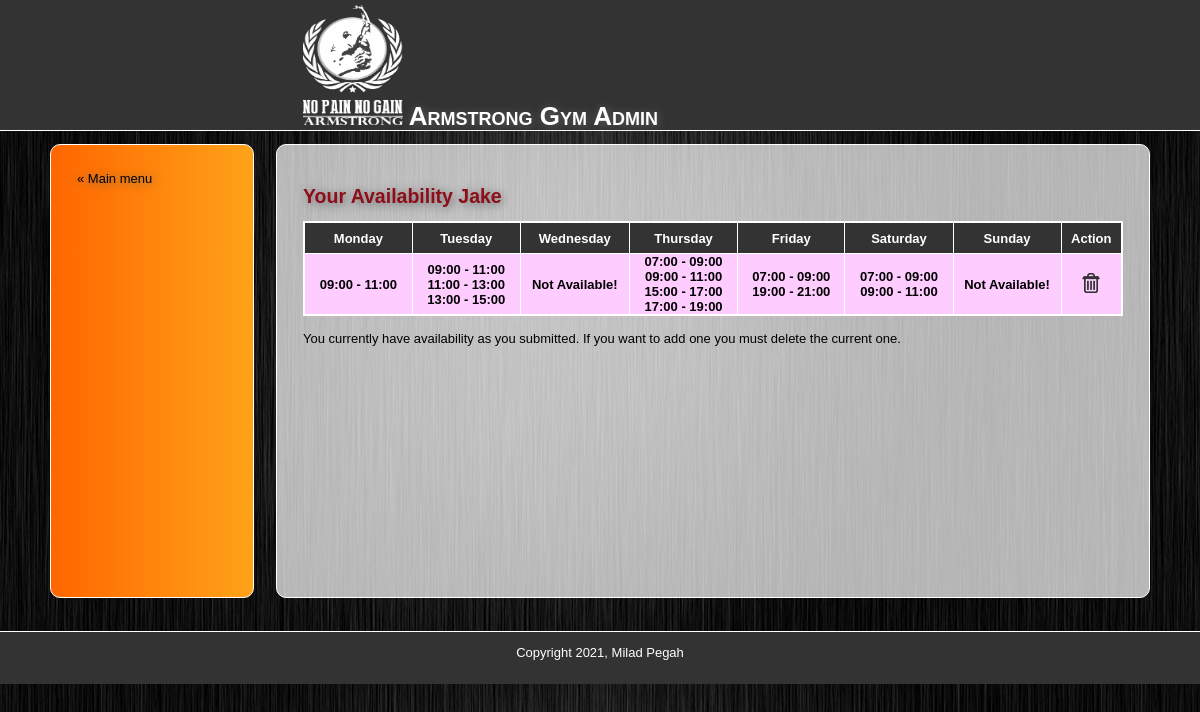
/timetable.php (signed in), run on the app's committed database.
### tables this page shows
CREATE TABLE `availability` (
  `id` int NOT NULL AUTO_INCREMENT,
  `admin_id` int NOT NULL,
  `monday` varchar(255) DEFAULT NULL,
  `tuesday` varchar(255) DEFAULT NULL,
  `wednesday` varchar(255) DEFAULT NULL,
  `thursday` varchar(255) DEFAULT NULL,
  `friday` varchar(255) DEFAULT NULL,
  `saturday` varchar(255) DEFAULT NULL,
  `sunday` varchar(255) DEFAULT NULL,
  PRIMARY KEY (`id`),
  UNIQUE KEY `admin_id` (`admin_id`) USING BTREE,
  CONSTRAINT `availability_ibfk_1` FOREIGN KEY (`admin_id`) REFERENCES `admins` (`id`) ON DELETE CASCADE ON UPDATE CASCADE
);

### includes/functions.php (called while the page is built, shortened)
<?php
function find_timetable_for_trainer($admin) {
	global $connection;
	$query = "SELECT * ";
	$query .= "FROM availability ";
	$query .= "WHERE admin_id = {$admin}";
	$admin_set = mysqli_query($connection, $query);
	return $admin_set;
}

### public/timetable.php (the view, shortened to what this page needs)
<?php require_once("../includes/db_connection.php"); ?>
<?php require_once("../includes/functions.php"); ?>
<?php
  $admin = $_SESSION["admin_id"];
  $admin_set = find_timetable_for_trainer($admin);
?>
<?php include("../includes/layouts/header.php"); ?>
<div id="main">
    <div id="navigation">
        <a href="trainer.php">&laquo; Main menu</a>
    </div>
    <div id="page">
        <h2>Your Availability <?php echo ucfirst(htmlentities($_SESSION["username"])); ?></h2>
        <?php $timetable = mysqli_fetch_assoc($admin_set); ?>
        <?php if (empty($timetable["admin_id"])) { ?>
              <p style="font-weight: bold;">You do not have availability. Please add one by clicking on the button below.</p><br />
              <button type="submit" value="+ Add Availability" onclick="window.location.href = 'new_timetable.php?id=<?php echo urlencode($admin); ?>'" >+ Add Availability</button>
          <?php } else { ?>
              <table style="width: 100%;">
                  <tr>
                      <th style="width: 100px; height: 20px;">Monday</th>
                      <th style="width: 100px; height: 20px;">Tuesday</th>
                      <th style="width: 100px; height: 20px;">Wednesday</th>
                      <th style="width: 100px; height: 20px;">Thursday</th>
                      <th style="width: 100px; height: 20px;">Friday</th>
                      <th style="width: 100px; height: 20px;">Saturday</th>
                      <th style="width: 100px; height: 20px;">Sunday</th>
                      <th style="width: 50px; height: 20px;">Action</th>
                  </tr>
                  <?php if ($timetable) { ?>
                      <tr>
                          <td class="centered"><?php echo ($timetable["monday"]); ?></td>
                          <td class="centered"><?php echo ($timetable["tuesday"]); ?></td>
                          <td class="centered"><?php echo ($timetable["wednesday"]); ?></td>
                          <td class="centered"><?php echo ($timetable["thursday"]); ?></td>
                          <td class="centered"><?php echo ($timetable["friday"]); ?></td>
                          <td class="centered"><?php echo ($timetable["saturday"]); ?></td>
                          <td class="centered"><?php echo ($timetable["sunday"]); ?></td>
                      <?php } ?>
                      <th style="background: rgba(255,255,255,0);">
                          <a class="link" href="delete_timetable.php?id=<?php echo urlencode($timetable["id"]); ?>" onclick="return confirm('Are you sure you want to delete?');"><img class="e_d_img" src="images/Delete-icon.png" alt="Delete"/>
                          </a>
                      </th>
                  </tr>
              </table>
              <br>
              <p>You currently have availability as you submitted. If you want to add one you must delete the current one.</p>
          <?php } ?>
    </div>
</div>
<?php include("../includes/layouts/footer.php"); ?>

### public/stylesheets/public.css (style rules this page uses)
* { margin: 0; padding: 0; }
body { font-family: "Century Gothic", Tahoma, Helvetica, Arial, sans-serif; background-image: url(../images/gym.jpg); width: 100%; height: 100%; font-size: 13px; line-height: 15px; margin: 0 auto; min-width: 900px; }
img { border: none; }
a { color: #8D0D19; text-shadow: 1px 1px 10px #666; }
#main { min-height: 500px; width: 1100px; margin: auto; }
#navigation { min-height: 400px; float: left; margin: 1em 0; padding: 2em; width: 150px; font-family: "Century Gothic", Tahoma, Helvetica, Arial, sans-serif; color: #000000; border: 1px solid white; -webkit-border-radius: 10px; -moz-border-radius: 10px; -o-border-radius: 10px; border-radius: 10px; background: -webkit-linear-gradient(270deg, #FFA319, #FF6600); background: -moz-linear-gradient(270deg, #FFA319, #FF6600); background: -o-linear-gradient(270deg, #FFA319, #FF6600); background: -ms-linear-gradient(270deg, #FFA319, #FF6600); background: linear-gradient(270deg, #FFA319, #FF6600); }
#navigation a { font-family: Helvetica, Arial, sans-serif; color: black; text-decoration: none; }
#page { margin: 1em 0; float: right; min-height: 400px; width: 820px; background-color: rgba(255,255,255, 0.7); padding: 2em; border: 1px solid white; -webkit-border-radius: 10px; -moz-border-radius: 10px; -o-border-radius: 10px; border-radius: 10px; }
#page h2 { color: #8D0D19; line-height: 50px; text-shadow: 2px 2px 10px #666; }
.link { text-decoration: none; }
td { padding: 0 1px; font-weight: bold; }
th { background-color: #333333; color: #FFFFFF; padding: 5px; border: 1px solid white; }
table { border: 2px solid white; border-collapse: collapse; }
.centered { text-align: center; }

### public/timetable.php (style rules this page uses)
tr { background-color: #FFCCFF; }
td { border-right: 1px solid white; }

### data on the page
availability: monday "09:00 - 11:00", tuesday "09:00 - 11:00 11:00 - 13:00 13:00 - 15:00", wednesday "Not Available!", thursday "07:00 - 09:00 09:00 - 11:00 15:00 - 17:00 17:00 - 19:00", friday "07:00 - 09:00 19:00 - 21:00", saturday "07:00 - 09:00 09:00 - 11:00", sunday "Not Available!"

### other printed values
$_SESSION["username"] "Jake"
